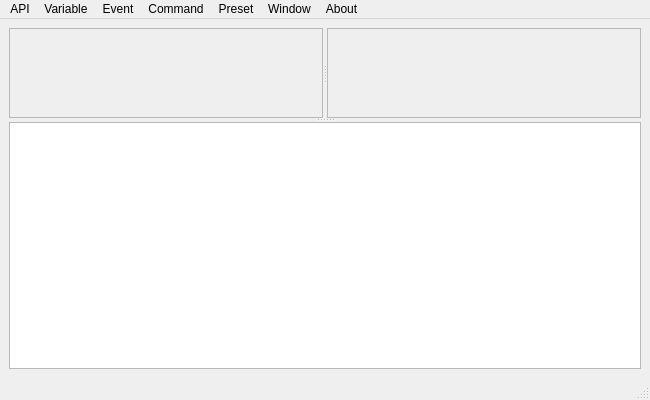
<?xml version="1.0" encoding="UTF-8"?>
<ui version="4.0">
 <class>KfxApiTool</class>
 <widget class="QMainWindow" name="KfxApiTool">
  <property name="geometry">
   <rect>
    <x>0</x>
    <y>0</y>
    <width>650</width>
    <height>400</height>
   </rect>
  </property>
  <property name="windowTitle">
   <string>KfxApiTool</string>
  </property>
  <widget class="QWidget" name="centralwidget">
   <layout class="QVBoxLayout" name="verticalLayout_2">
    <item>
     <widget class="QSplitter" name="splitter">
      <property name="orientation">
       <enum>Qt::Vertical</enum>
      </property>
      <property name="childrenCollapsible">
       <bool>false</bool>
      </property>
      <widget class="QFrame" name="frame">
       <property name="frameShape">
        <enum>QFrame::NoFrame</enum>
       </property>
       <property name="frameShadow">
        <enum>QFrame::Raised</enum>
       </property>
       <property name="lineWidth">
        <number>0</number>
       </property>
       <layout class="QVBoxLayout" name="verticalLayout">
        <property name="leftMargin">
         <number>0</number>
        </property>
        <property name="topMargin">
         <number>0</number>
        </property>
        <property name="rightMargin">
         <number>0</number>
        </property>
        <property name="bottomMargin">
         <number>0</number>
        </property>
        <item>
         <widget class="QSplitter" name="splitter_2">
          <property name="orientation">
           <enum>Qt::Horizontal</enum>
          </property>
          <property name="childrenCollapsible">
           <bool>false</bool>
          </property>
          <widget class="QScrollArea" name="scrollArea">
           <property name="autoFillBackground">
            <bool>false</bool>
           </property>
           <property name="widgetResizable">
            <bool>true</bool>
           </property>
           <widget class="QWidget" name="areaVarSubs">
            <property name="geometry">
             <rect>
              <x>0</x>
              <y>0</y>
              <width>312</width>
              <height>87</height>
             </rect>
            </property>
           </widget>
          </widget>
          <widget class="QScrollArea" name="scrollArea_2">
           <property name="widgetResizable">
            <bool>true</bool>
           </property>
           <widget class="QWidget" name="areaCommands">
            <property name="geometry">
             <rect>
              <x>0</x>
              <y>0</y>
              <width>312</width>
              <height>87</height>
             </rect>
            </property>
           </widget>
          </widget>
         </widget>
        </item>
       </layout>
      </widget>
      <widget class="QPlainTextEdit" name="logDisplay">
       <property name="autoFillBackground">
        <bool>false</bool>
       </property>
       <property name="inputMethodHints">
        <set>Qt::ImhNone</set>
       </property>
      </widget>
     </widget>
    </item>
   </layout>
  </widget>
  <widget class="QMenuBar" name="menubar">
   <property name="geometry">
    <rect>
     <x>0</x>
     <y>0</y>
     <width>650</width>
     <height>22</height>
    </rect>
   </property>
   <widget class="QMenu" name="menuEvent">
    <property name="title">
     <string>Event</string>
    </property>
    <addaction name="actionSubscribeEvent"/>
   </widget>
   <widget class="QMenu" name="menuAbout">
    <property name="title">
     <string>About</string>
    </property>
    <addaction name="actionKeeperFxWebsite"/>
    <addaction name="actionAbout"/>
   </widget>
   <widget class="QMenu" name="menuAPI">
    <property name="title">
     <string>API</string>
    </property>
    <addaction name="actionConnect"/>
    <addaction name="actionConnectDefault"/>
    <addaction name="actionAutoReconnect"/>
    <addaction name="actionDisconnect"/>
   </widget>
   <widget class="QMenu" name="menuWindow">
    <property name="title">
     <string>Window</string>
    </property>
    <addaction name="actionStayOnTop"/>
   </widget>
   <widget class="QMenu" name="menuVariable">
    <property name="title">
     <string>Variable</string>
    </property>
    <addaction name="actionSetVar"/>
    <addaction name="actionSubscribeVariable"/>
   </widget>
   <widget class="QMenu" name="menuCommand">
    <property name="title">
     <string>Command</string>
    </property>
    <addaction name="actionAddCommand"/>
   </widget>
   <widget class="QMenu" name="menuPreset">
    <property name="title">
     <string>Preset</string>
    </property>
    <addaction name="actionSavePreset"/>
    <addaction name="actionLoadPreset"/>
   </widget>
   <addaction name="menuAPI"/>
   <addaction name="menuVariable"/>
   <addaction name="menuEvent"/>
   <addaction name="menuCommand"/>
   <addaction name="menuPreset"/>
   <addaction name="menuWindow"/>
   <addaction name="menuAbout"/>
  </widget>
  <widget class="QStatusBar" name="statusbar"/>
  <action name="actionSubscribeVariableOld">
   <property name="text">
    <string>Variable</string>
   </property>
  </action>
  <action name="actionSubscribeEvent">
   <property name="text">
    <string>Subscribe</string>
   </property>
  </action>
  <action name="actionAbout">
   <property name="text">
    <string>About</string>
   </property>
  </action>
  <action name="actionConnect">
   <property name="text">
    <string>Connect</string>
   </property>
  </action>
  <action name="actionDisconnect">
   <property name="text">
    <string>Disconnect</string>
   </property>
  </action>
  <action name="actionConnectDefault">
   <property name="text">
    <string>Connect to 127.0.0.1:5599</string>
   </property>
  </action>
  <action name="actionStayOnTop">
   <property name="checkable">
    <bool>true</bool>
   </property>
   <property name="text">
    <string>Stay on top</string>
   </property>
  </action>
  <action name="actionReadVar">
   <property name="text">
    <string>Read</string>
   </property>
  </action>
  <action name="actionSetVar">
   <property name="text">
    <string>Set</string>
   </property>
  </action>
  <action name="actionAddCommand">
   <property name="text">
    <string>Add</string>
   </property>
  </action>
  <action name="actionConsoleCommand">
   <property name="text">
    <string>Console</string>
   </property>
  </action>
  <action name="actionAutoReconnect">
   <property name="checkable">
    <bool>true</bool>
   </property>
   <property name="text">
    <string>Reconnect automatically</string>
   </property>
  </action>
  <action name="actionKeeperFxWebsite">
   <property name="text">
    <string>KeeperFX.net</string>
   </property>
  </action>
  <action name="actionSubscribeVariable">
   <property name="text">
    <string>Subscribe</string>
   </property>
  </action>
  <action name="actionLoadPreset">
   <property name="text">
    <string>Load</string>
   </property>
  </action>
  <action name="actionSavePreset">
   <property name="text">
    <string>Save</string>
   </property>
  </action>
 </widget>
 <tabstops>
  <tabstop>scrollArea</tabstop>
  <tabstop>logDisplay</tabstop>
  <tabstop>scrollArea_2</tabstop>
 </tabstops>
 <resources/>
 <connections/>
</ui>
